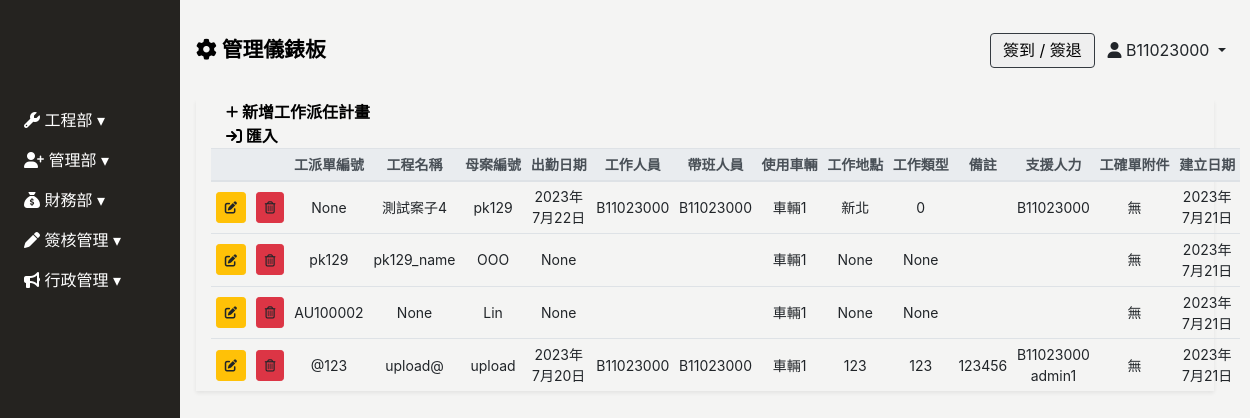
Page /job-assign/ (signed in) on the earlier database version.
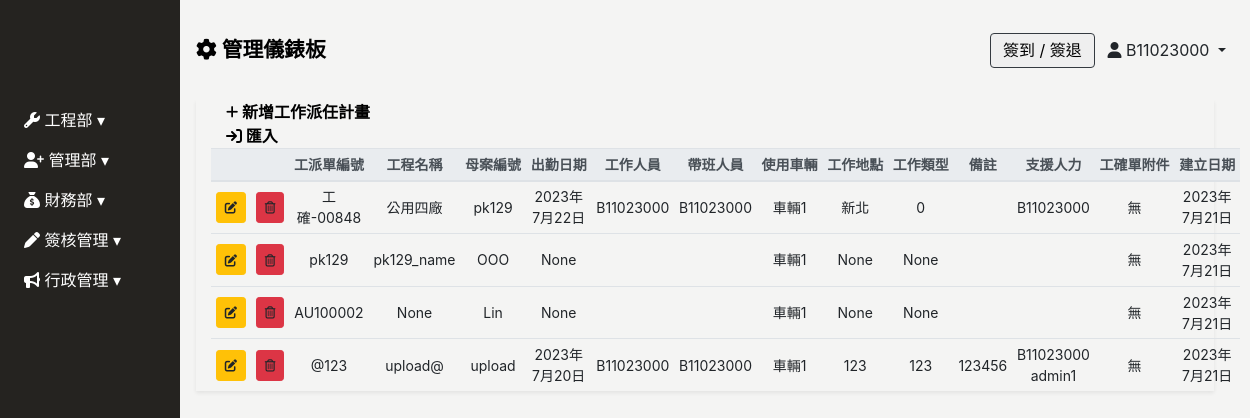
Same page on the later database version.
### Backend/models.py (models this page shows, shortened)
class Project_Job_Assign(models.Model):
    project_confirmation= models.ForeignKey(Project_Confirmation,on_delete=models.DO_NOTHING,related_name='project',null=True, blank=True, verbose_name="工程確認單") # 連帶帶出來的資料可重複
    attendance_date = models.DateField(null=True, blank=True, verbose_name="出勤日期")
    work_employee = models.ManyToManyField('Employee', related_name='projects_work_employee', blank=True, verbose_name='工作人員')
    lead_employee = models.ManyToManyField('Employee', related_name='projects_lead_employee', blank=True, verbose_name="帶班人員")
    support_employee = models.ManyToManyField('Employee', related_name='projects_support_employee', blank=True,verbose_name='支援人力')
    vehicle = models.CharField(max_length=100,null=True, blank=True, verbose_name='使用車輛')
    location = models.CharField(max_length=100,null=True, blank=True, verbose_name="工作地點")
    project_type = models.CharField(max_length=100,null=True, blank=True, verbose_name='工作類型')
    remark = models.TextField(null=True, blank=True, verbose_name="備註")
    attachment = models.FileField(upload_to="project-attachment/", null=True, blank=True, verbose_name="工確單附件")
    author = models.ForeignKey(Employee,max_length=100, on_delete=models.SET_NULL, null=True, blank=True, verbose_name="建立人")
    created_date = models.DateField(default=timezone.now,verbose_name='建立日期')
    update_date = models.DateField(auto_now=True, verbose_name='更新日期')
    class Meta:
        verbose_name = "工作派任計畫"   # 單數
        verbose_name_plural = verbose_name   #複數
        ordering = ['-id']
    def attachment_link(self):
        if self.attachment:
            return format_html("<a href='%s' download>下載</a>" % (self.attachment.url,))
        else:
            return "無"
    attachment_link.allow_tags = True

class Project_Confirmation(models.Model):
    project_confirmation_id = models.CharField(max_length=100, null=True, blank=True, verbose_name="工確單編號")
    quotation_id = models.CharField(max_length=100, null=True, blank=True, verbose_name="報價單號") # 唯一
    project_name = models.CharField(max_length=100, null=True, blank=True, verbose_name="工程名稱")
    order_id = models.CharField(max_length=100, null=True, blank=True, verbose_name='訂單編號')
    c_a = models.CharField(max_length=100, null=True, blank=True, verbose_name='母案編號')
    client = models.CharField(max_length=100, null=True, blank=True, verbose_name='客戶簡稱')
    requisition = models.CharField(max_length=100, null=True, blank=True, verbose_name='請購單位')
    turnover = models.CharField(max_length=10, null=True, blank=True, verbose_name='成交金額')
    is_completed = models.BooleanField(verbose_name='完工狀態',blank=True,default=False)
    completion_report_employee = models.ManyToManyField(Employee, related_name='projects_confirmation_report_employee', blank=True, verbose_name='完工回報人')
    completion_report_date = models.DateField(null=True, blank=True, verbose_name="完工回報日期")
    remark = models.TextField(null=True, blank=True, verbose_name="備註")
    reassignment_attachment = models.FileField(upload_to="project_confirmation_reassignment_attachment", null=True, blank=True, verbose_name="完工重派附件")
    author = models.ForeignKey(Employee,max_length=100, on_delete=models.SET_NULL, null=True, blank=True, verbose_name="建立人")
    created_date = models.DateField(default=timezone.now,verbose_name='建立日期')
    update_date = models.DateField(auto_now=True, verbose_name='更新日期')
    class Meta:
        verbose_name = "工程確認單"   # 單數
        verbose_name_plural = verbose_name   #複數
        ordering = ['-id']

### Frontend/views.py (the view)
# urls.py: path('job-assign/', login_required(views.Job_Assign_ListView.as_view()), name='project'),
class Job_Assign_ListView(ListView):
    model = Project_Job_Assign
    template_name = 'job_assign/job_assign.html'
    context_object_name = 'job_assign'
    def get_context_data(self, **kwargs):
        context = super().get_context_data(**kwargs)
        context["employees_list"] = employee = Employee.objects.values('id','user__username')
        context['project_confirmation_list'] = Project_Confirmation.objects.all()
        return context

### Frontend/templates/job_assign/job_assign.html (shortened to what the changed rows need)
{% extends 'base/base_dashboard.html' %}
{% block import %}
{% load static%}
<link rel="stylesheet" href="{% static 'css/job_assign/job_assign.css' %}">
{% endblock %}
{% block main %}
<div class="main px-3">
    <div class="job_assign-table container-fluid shadow-sm table-responsive-lg">
        <table class="table table-sm table-hover text-center" id="table"  data-toggle="table" data-sortable="true" data-show-export="true"
        data-toolbar="#toolbar"  data-pagination="true" data-height="520" data-sticky-header="true"
       data-search="true" data-show-columns="true" data-filter-strict-search="true" data-show-columns-toggle-all="true"
       data-show-fullscreen="true" data-export-types="['excel', 'json', 'csv', 'txt']"data-export-options='{"fileName": "派工單"}'>
            <div id="toolbar">
                <thead class="thead-light" style="font-size: 14px;">
                    <tr class="text-nowrap">
                        <th data-force-hide="true"></th>
                        <th data-force-hide="true"></th>
                        <th>工派單編號</th>
                        <th>工程名稱</th>
                        <th>母案編號</th>
                        <th>出勤日期</th>
                        <th>工作人員</th>
                        <th>帶班人員</th>
                        <th>使用車輛</th>
                        <th>工作地點</th>
                        <th>工作類型</th>
                        <th>備註</th>
                        <th>支援人力</th>
                        <th>工確單附件</th>
                        <th>建立日期</th>
                    </tr>
                </thead>
                <tbody style="font-size: 14px;">
                    {% for j in job_assign %}
                    <tr>
                        <td>
                            <a data-url="job_assign" data-id="{{ j.id }}" type="button"
                                class="sys_get btn btn-sm btn-warning" data-toggle="modal"
                                data-target="#job_assign-modal"></a>
                        </td>
                        <td>
                            <a data-url="job_assign" data-id="{{ j.id }}" type="button"
                                class="sys_del btn btn-sm btn-danger"></a>
                        </td>
                        <td>{{ j.project_confirmation.project_confirmation_id }}</td>
                        <td>{{ j.project_confirmation.project_name }}</td>
                        <td>{{ j.project_confirmation.c_a }}</td>
                        <td>{{ j.attendance_date }}</td>
                        <td>
                            {% for employees_list in j.work_employee.all %}
                            {{ employees_list.full_name }}
                            {% endfor %}
                        </td>
                        <td>
                            {% for employees_list in j.lead_employee.all %}
                            {{ employees_list.full_name }}
                            {% endfor %}
                        </td>
                        <td>{{ j.vehicle }}</td>
                        <td>{{ j.location }}</td>
                        <td>{{ j.project_type }}</td>
                        <td>{{ j.remark }}</td>
                        <td>
                            {% for employees_list in j.support_employee.all %}
                            {{ employees_list.full_name }}
                            {% endfor %}
                        </td>
                        <td>{{ j.attachment_link }}</td>
                        <td>{{ j.created_date }}</td>
                    </tr>
                    {% endfor %}
                </tbody>
        </table>
    </div>
</div>
{% endblock %}

Differences in the rows shown:
changed through a linked row, Project_Job_Assign "新北": project_confirmation.project_confirmation_id "None" → "工確-00848"; project_confirmation.project_name "測試案子4" → "公用四廠"
